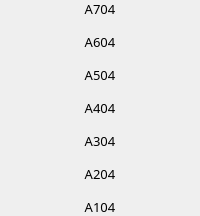
                            <widget class="QFrame" name="frame_55">
                             <property name="frameShape">
                              <enum>QFrame::NoFrame</enum>
                             </property>
                             <property name="frameShadow">
                              <enum>QFrame::Raised</enum>
                             </property>
                             <layout class="QVBoxLayout" name="verticalLayout_52">
                              <property name="spacing">
                               <number>15</number>
                              </property>
                              <property name="leftMargin">
                               <number>0</number>
                              </property>
                              <property name="topMargin">
                               <number>0</number>
                              </property>
                              <property name="rightMargin">
                               <number>0</number>
                              </property>
                              <property name="bottomMargin">
                               <number>0</number>
                              </property>
                              <item>
                               <widget class="QLabel" name="label_a704">
                                <property name="font">
                                 <font>
                                  <family>Mitr SemiBold</family>
                                  <pointsize>10</pointsize>
                                 </font>
                                </property>
                                <property name="frameShape">
                                 <enum>QFrame::NoFrame</enum>
                                </property>
                                <property name="text">
                                 <string>A704</string>
                                </property>
                                <property name="alignment">
                                 <set>Qt::AlignCenter</set>
                                </property>
                               </widget>
                              </item>
                              <item>
                               <widget class="QLabel" name="label_a604">
                                <property name="font">
                                 <font>
                                  <family>Mitr SemiBold</family>
                                  <pointsize>10</pointsize>
                                 </font>
                                </property>
                                <property name="frameShape">
                                 <enum>QFrame::NoFrame</enum>
                                </property>
                                <property name="text">
                                 <string>A604</string>
                                </property>
                                <property name="alignment">
                                 <set>Qt::AlignCenter</set>
                                </property>
                               </widget>
                              </item>
                              <item>
                               <widget class="QLabel" name="label_a504">
                                <property name="font">
                                 <font>
                                  <family>Mitr SemiBold</family>
                                  <pointsize>10</pointsize>
                                 </font>
                                </property>
                                <property name="frameShape">
                                 <enum>QFrame::NoFrame</enum>
                                </property>
                                <property name="text">
                                 <string>A504</string>
                                </property>
                                <property name="alignment">
                                 <set>Qt::AlignCenter</set>
                                </property>
                               </widget>
                              </item>
                              <item>
                               <widget class="QLabel" name="label_a404">
                                <property name="font">
                                 <font>
                                  <family>Mitr SemiBold</family>
                                  <pointsize>10</pointsize>
                                 </font>
                                </property>
                                <property name="frameShape">
                                 <enum>QFrame::NoFrame</enum>
                                </property>
                                <property name="text">
                                 <string>A404</string>
                                </property>
                                <property name="alignment">
                                 <set>Qt::AlignCenter</set>
                                </property>
                               </widget>
                              </item>
                              <item>
                               <widget class="QLabel" name="label_a304">
                                <property name="font">
                                 <font>
                                  <family>Mitr SemiBold</family>
                                  <pointsize>10</pointsize>
                                 </font>
                                </property>
                                <property name="frameShape">
                                 <enum>QFrame::NoFrame</enum>
                                </property>
                                <property name="text">
                                 <string>A304</string>
                                </property>
                                <property name="alignment">
                                 <set>Qt::AlignCenter</set>
                                </property>
                               </widget>
                              </item>
                              <item>
                               <widget class="QLabel" name="label_a204">
                                <property name="font">
                                 <font>
                                  <family>Mitr SemiBold</family>
                                  <pointsize>10</pointsize>
                                 </font>
                                </property>
                                <property name="frameShape">
                                 <enum>QFrame::NoFrame</enum>
                                </property>
                                <property name="text">
                                 <string>A204</string>
                                </property>
                                <property name="alignment">
                                 <set>Qt::AlignCenter</set>
                                </property>
                               </widget>
                              </item>
                              <item>
                               <widget class="QLabel" name="label_a104">
                                <property name="font">
                                 <font>
                                  <family>Mitr SemiBold</family>
                                  <pointsize>10</pointsize>
                                 </font>
                                </property>
                                <property name="frameShape">
                                 <enum>QFrame::NoFrame</enum>
                                </property>
                                <property name="text">
                                 <string>A104</string>
                                </property>
                                <property name="alignment">
                                 <set>Qt::AlignCenter</set>
                                </property>
                               </widget>
                              </item>
                             </layout>
                            </widget>
